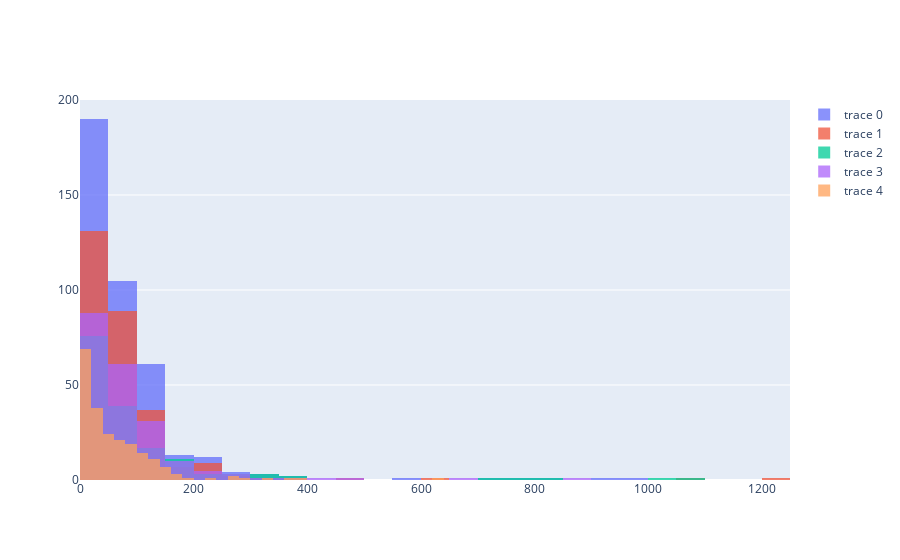

This figure's notebook cell:
### Markdown cell above
### Average Read Time in each postal code

### Code cell
indices = df['postcode'].value_counts().sort_index().index
values = df['postcode'].value_counts().sort_index().values

# Create graph object
fig = go.Figure()

# for each post code add a readtime 
for postcode in indices:
    read_time = df[df['postcode'] == postcode]['read_time']
    fig.add_trace(go.Histogram(x=read_time))


fig.update_layout(barmode='overlay')
fig.update_traces(opacity=0.75)
fig.show()

### Figure 1 — Plotly figure (JSON) as saved in the notebook; plotly's stock layout.template omitted (floating-point values rounded to 4 significant figures; data arrays with more than 128 entries replaced by an {"elided": "..."} marker saying what was removed)
{"data": [{"opacity": 0.75, "type": "histogram", "x": {"elided": "396 int values"}}, {"opacity": 0.75, "type": "histogram", "x": {"elided": "281 int values"}}, {"opacity": 0.75, "type": "histogram", "x": {"elided": "159 int values"}}, {"opacity": 0.75, "type": "histogram", "x": {"elided": "204 int values"}}, {"opacity": 0.75, "type": "histogram", "x": {"elided": "215 int values"}}], "layout": {"barmode": "overlay"}}
